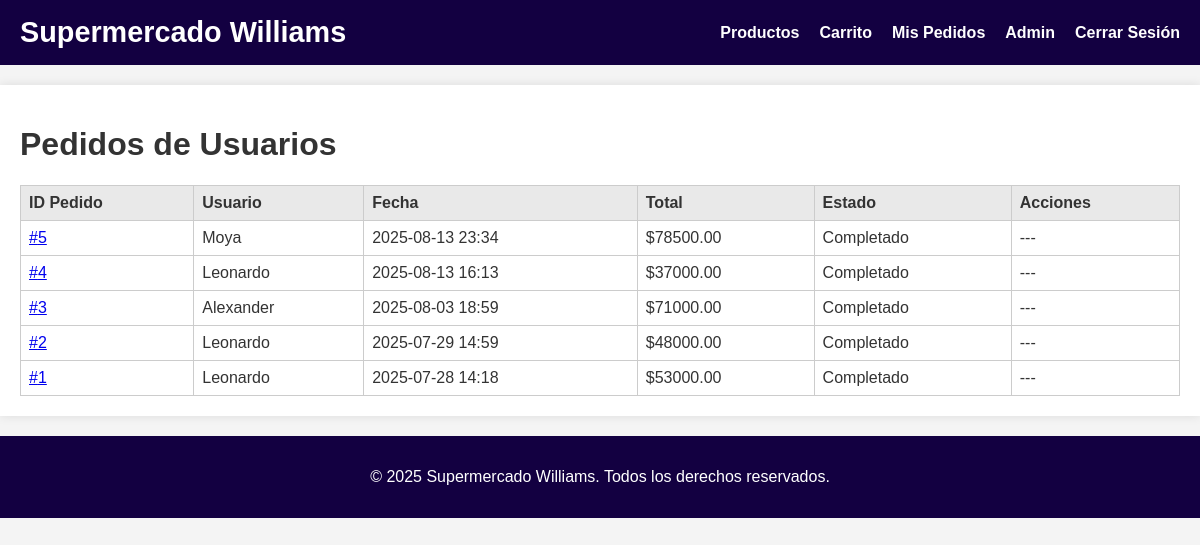
Page /admin/orders (signed in) on the earlier database version.
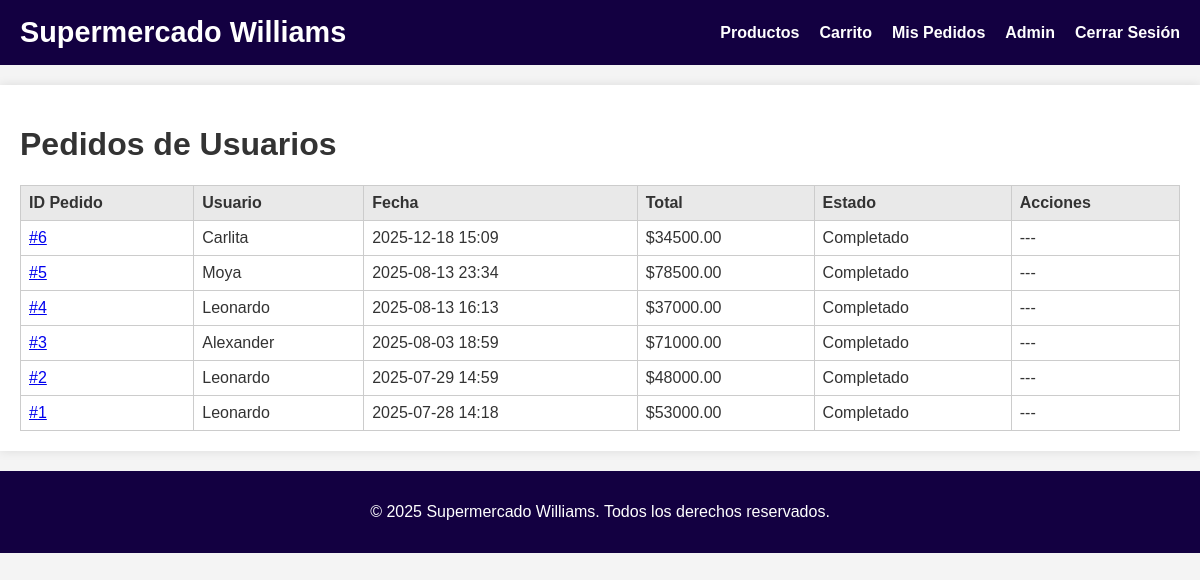
Same page on the later database version.
### models.py (models this page shows, shortened)
class Order(db.Model):
    id = db.Column(db.Integer, primary_key=True)
    user_id = db.Column(db.Integer, db.ForeignKey('user.id'), nullable=False)
    order_date = db.Column(db.DateTime, index=True, default=datetime.utcnow)
    total_amount = db.Column(db.Float, nullable=False)
    status = db.Column(db.String(64), default='Pending')  # e.g., Pending, Shipped, Delivered
    payment_method = db.Column(db.String(32), nullable=True)  # Nuevo campo
    user = db.relationship('User', backref='orders')
    items = db.relationship('OrderItem', backref='order')

class User(db.Model):
    id = db.Column(db.Integer, primary_key=True)
    username = db.Column(db.String(64), unique=True, nullable=False)
    email = db.Column(db.String(120), unique=True, nullable=False)
    password_hash = db.Column(db.String(128))
    is_admin = db.Column(db.Boolean, default=False)
    @property
    def is_authenticated(self):
        return True

### routes.py (the view)
@app.route('/admin/orders')
@login_required
def admin_orders():
    if not current_user.is_admin:
        flash('Acceso denegado. Debes ser administrador.', 'danger')
        return redirect(url_for('index'))
    orders = Order.query.order_by(Order.order_date.desc()).all()
    csrf_form = DummyCSRFForm()
    return render_template('admin/orders.html', title='Pedidos de Usuarios', orders=orders, csrf_form=csrf_form)

### routes.py (called while the page is built)
@login_manager.user_loader
def load_user(user_id):
    return User.query.get(int(user_id))

### templates/admin/orders.html
{% extends 'admin/dashboard.html' %}
{% block content %}
<h1>Pedidos de Usuarios</h1>
<table class="admin-table">
    <thead>
        <tr>
            <th>ID Pedido</th>
            <th>Usuario</th>
            <th>Fecha</th>
            <th>Total</th>
            <th>Estado</th>
            <th>Acciones</th>
        </tr>
    </thead>
    <tbody>
        {% for order in orders %}
        <tr>
            <td><a href="{{ url_for('order_detail', order_id=order.id) }}">#{{ order.id }}</a></td>
            <td>{{ order.user.username }}</td>
            <td>{{ order.order_date.strftime('%Y-%m-%d %H:%M') }}</td>
            <td>${{ '%.2f'|format(order.total_amount) }}</td>
            <td>{{ 'Completado' if order.status == 'Completed' else 'Pagado' }}</td>
            <td>
                {% if order.status != 'Completed' %}
                <form action="{{ url_for('complete_order', order_id=order.id) }}" method="post" style="display:inline;">
                    {{ csrf_form.csrf_token }}
                    <button type="submit">Despachar</button>
                </form>
                {% else %}
                ---
                {% endif %}
            </td>
        </tr>
        {% endfor %}
    </tbody>
</table>
{% endblock %}

Differences in the rows shown:
added Order: id "6", user.username "Carlita", order_date "2025-12-18 15:09", total_amount "34500.00", status "Completado"
